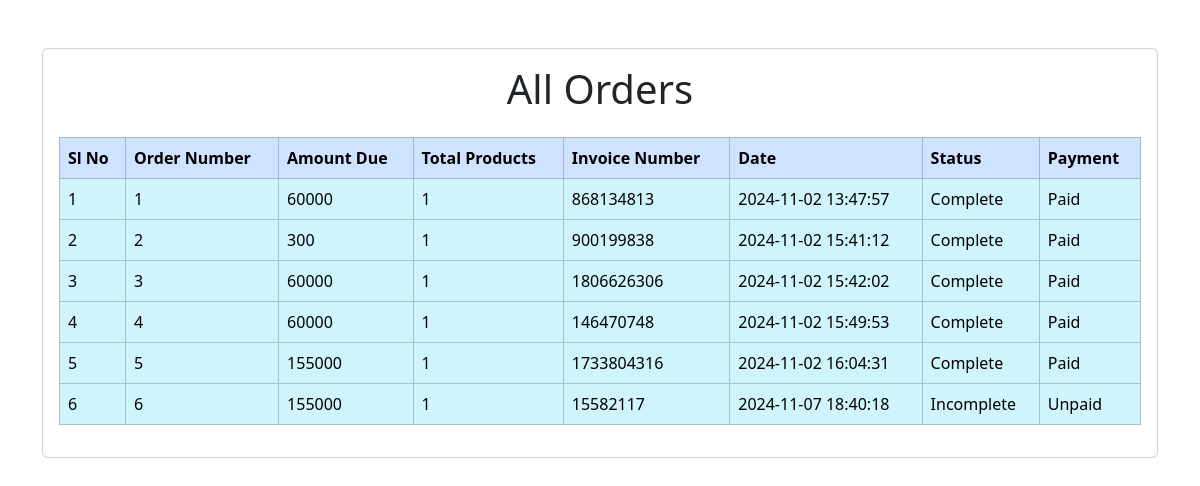
/owner_panel/view_orders.php, run on an earlier commit of the app's database.
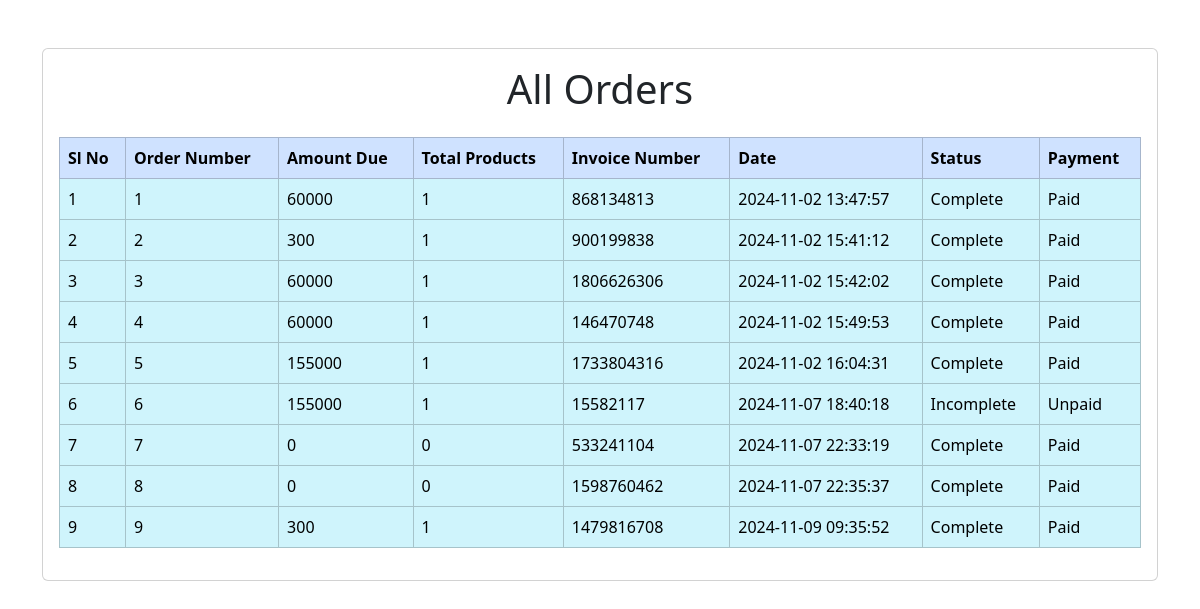
And on a later commit of the database.
### tables this page shows
CREATE TABLE `orders` (
  `order_id` int(11) NOT NULL,
  `user_id` int(11) NOT NULL,
  `amount_due` int(255) NOT NULL,
  `invoice_number` int(255) NOT NULL,
  `total_products` int(255) NOT NULL,
  `order_date` timestamp NOT NULL DEFAULT current_timestamp() ON UPDATE current_timestamp(),
  `order_status` varchar(255) NOT NULL,
  `email_sent` tinyint(1) DEFAULT 0,
  `sms_sent` tinyint(1) DEFAULT 0
);

### owner_panel/view_orders.php (the view, shortened to what this page needs)
<?php
include('../include/connect.php');
?>
<!DOCTYPE html>
<html lang="en">
<head>
    <link rel="stylesheet" href="https://cdn.jsdelivr.net/npm/bootstrap@5.3.3/dist/css/bootstrap.min.css">
</head>
<body>
    <div class="container mt-5">
        <div class="card">
            <div class="card-body">
                <h1 class="text-center">All Orders</h1>
                <table class="table table-bordered mt-4">
                    <thead class="table-primary">
                        <tr>
                            <th scope="col">Sl No</th>
                            <th scope="col">Order Number</th>
                            <th scope="col">Amount Due</th>
                            <th scope="col">Total Products</th>
                            <th scope="col">Invoice Number</th>
                            <th scope="col">Date</th>
                            <th scope="col">Status</th>
                            <th scope="col">Payment</th>
                        </tr>
                    </thead>
                    <tbody>
                        <?php
                        $get_orders_details = "SELECT * FROM `orders`";
                        $result_orders = mysqli_query($con, $get_orders_details);
                        if (mysqli_num_rows($result_orders) > 0) {
                            $sl_order = 1;
                            while ($row_orders = mysqli_fetch_assoc($result_orders)) {
                                $order_id = $row_orders['order_id'];
                                $order_amount_due = $row_orders['amount_due'];
                                $order_total_products = $row_orders['total_products'];
                                $order_invoice_number = $row_orders['invoice_number'];
                                $order_date = $row_orders['order_date'];
                                $order_status = ($row_orders['order_status'] == 'Pending') ? "Incomplete" : "Complete";
                                $payment_status = ($order_status == "Complete") ? "Paid" : "Unpaid";
                                echo "
                                    <tr class='table-info'>
                                        <td>{$sl_order}</td>
                                        <td>{$order_id}</td>
                                        <td>{$order_amount_due}</td>
                                        <td>{$order_total_products}</td>
                                        <td>{$order_invoice_number}</td>
                                        <td>{$order_date}</td>
                                        <td>{$order_status}</td>
                                        <td>{$payment_status}</td>
                                    </tr>";
                                $sl_order++;
                            }
                        } else {
                            echo "<tr><td colspan='8' class='text-center'>No orders found.</td></tr>";
                        }
                        ?>
                    </tbody>
                </table>
            </div>
        </div>
    </div>
</body>
</html>

What changed in the data, as far as the page shows it:
added orders: order_id "7", amount_due "0", total_products "0", invoice_number "533241104", order_date "2024-11-07 22:33:19", order_status "Complete", order_status "Paid"
added orders: order_id "8", amount_due "0", total_products "0", invoice_number "1598760462", order_date "2024-11-07 22:35:37", order_status "Complete", order_status "Paid"
added orders: order_id "9", amount_due "300", total_products "1", invoice_number "1479816708", order_date "2024-11-09 09:35:52", order_status "Complete", order_status "Paid"
